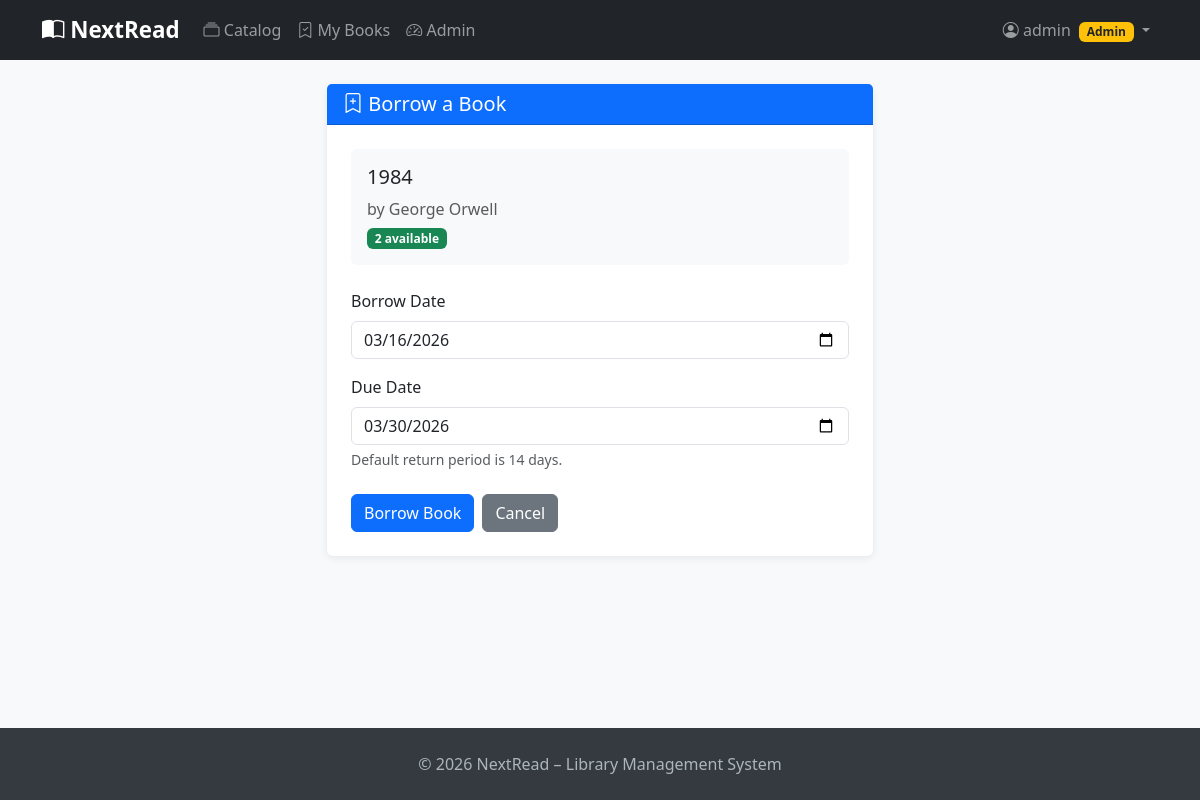
Screenshot of /borrowings/borrow/2 (signed in) with the database file from the repository.
### app/models.py (models this page shows, shortened)
class User(UserMixin, db.Model):
    __tablename__ = 'users'
    id = db.Column(db.Integer, primary_key=True)
    username = db.Column(db.String(80), unique=True, nullable=False, index=True)
    email = db.Column(db.String(120), unique=True, nullable=False, index=True)
    hashed_password = db.Column(db.String(256), nullable=False)
    full_name = db.Column(db.String(150))
    role = db.Column(db.String(20), default='user')  # 'admin' or 'user'
    is_active = db.Column(db.Boolean, default=True)
    created_at = db.Column(db.DateTime, default=datetime.utcnow)
    profile = db.relationship('UserProfile', back_populates='user',
                               uselist=False, cascade='all, delete-orphan')
    borrowings = db.relationship('Borrowing', back_populates='user',
                                  cascade='all, delete-orphan', lazy='dynamic')
    favorite_genres = db.relationship('Genre', secondary=user_favorite_genres,
                                       back_populates='fans')
    @property
    def is_admin(self):
        return self.role == 'admin'

class Book(db.Model):
    __tablename__ = 'books'
    id = db.Column(db.Integer, primary_key=True)
    title = db.Column(db.String(300), nullable=False, index=True)
    author = db.Column(db.String(200), nullable=False)
    isbn = db.Column(db.String(20), unique=True, index=True)
    published_year = db.Column(db.Integer)
    description = db.Column(db.Text)
    quantity = db.Column(db.Integer, default=1)
    available = db.Column(db.Integer, default=1)
    created_at = db.Column(db.DateTime, default=datetime.utcnow)
    borrowings = db.relationship('Borrowing', back_populates='book',
                                  cascade='all, delete-orphan', lazy='dynamic')
    genres = db.relationship('Genre', secondary=book_genres, back_populates='books')

### app/borrowings/routes.py (the view, shortened to what this page needs)
@borrowings.route('/borrow/<int:book_id>', methods=['GET', 'POST'])
@login_required
def borrow(book_id):
    book = Book.query.get_or_404(book_id)
    if book.available <= 0:
        flash('No copies available for this book.', 'warning')
        return redirect(url_for('books.detail', book_id=book_id))
    already = current_user.borrowings.filter_by(
        book_id=book_id, status='borrowed'
    ).first()
    if already:
        flash('You already have this book borrowed.', 'warning')
        return redirect(url_for('books.detail', book_id=book_id))
    form = BorrowForm()
    return render_template('borrowings/borrow.html', title='Borrow Book',
                           form=form, book=book)

### app/borrowings/forms.py
class BorrowForm(FlaskForm):
    borrow_date = DateField('Borrow Date', validators=[DataRequired()],
                             default=date.today)
    due_date = DateField('Due Date', validators=[DataRequired()],
                          default=lambda: date.today() + timedelta(days=14))
    submit = SubmitField('Borrow Book')

### app/models.py (called while the page is built)
@login_manager.user_loader
def load_user(user_id):
    return db.session.get(User, int(user_id))

### app/templates/borrowings/borrow.html (shortened to what this page needs)
{% extends 'base.html' %}
{% block content %}
<div class="row justify-content-center">
    <div class="col-md-6">
        <div class="card">
            <div class="card-header bg-primary text-white">
                <h5 class="mb-0"><i class="bi bi-bookmark-plus"></i> Borrow a Book</h5>
            </div>
            <div class="card-body p-4">
                <div class="mb-4 p-3 bg-light rounded">
                    <h5>{{ book.title }}</h5>
                    <p class="text-muted mb-1">by {{ book.author }}</p>
                    <span class="badge bg-success">{{ book.available }} available</span>
                </div>
                <form method="POST">
                    <div class="mb-3">
                        {{ form.borrow_date.label(class="form-label") }}
                        {{ form.borrow_date(class="form-control") }}
                    </div>
                    <div class="mb-4">
                        {{ form.due_date.label(class="form-label") }}
                        {{ form.due_date(class="form-control") }}
                        <div class="form-text">Default return period is 14 days.</div>
                    </div>
                    <div class="d-flex gap-2">
                        {{ form.submit(class="btn btn-primary") }}
                        <a href="{{ url_for('books.detail', book_id=book.id) }}"
                           class="btn btn-secondary">Cancel</a>
                    </div>
                </form>
            </div>
        </div>
    </div>
</div>
{% endblock %}

### app/templates/base.html (shortened to what this page needs)
<!DOCTYPE html>
<html lang="en">
<head>
    <link href="https://cdn.jsdelivr.net/npm/bootstrap@5.3.2/dist/css/bootstrap.min.css" rel="stylesheet">
    <link href="https://cdn.jsdelivr.net/npm/bootstrap-icons@1.11.3/font/bootstrap-icons.css" rel="stylesheet">
</head>
<body>
<nav class="navbar navbar-expand-lg navbar-dark bg-dark mb-4">
    <div class="container">
        <a class="navbar-brand" href="{{ url_for('main.index') }}">
            <i class="bi bi-book-half"></i> NextRead
        </a>
        <div class="collapse navbar-collapse" id="navbarNav">
            <ul class="navbar-nav me-auto">
                <li class="nav-item">
                    <a class="nav-link" href="{{ url_for('books.index') }}">
                        <i class="bi bi-collection"></i> Catalog
                    </a>
                </li>
                {% if current_user.is_authenticated %}
                <li class="nav-item">
                    <a class="nav-link" href="{{ url_for('borrowings.my_borrowings') }}">
                        <i class="bi bi-bookmark-check"></i> My Books
                    </a>
                </li>
                {% if current_user.is_admin %}
                <li class="nav-item">
                    <a class="nav-link" href="{{ url_for('admin.dashboard') }}">
                        <i class="bi bi-speedometer2"></i> Admin
                    </a>
                </li>
                {% endif %}
                {% endif %}
            </ul>
            <ul class="navbar-nav">
                {% if current_user.is_authenticated %}
                <li class="nav-item dropdown">
                    <a class="nav-link dropdown-toggle" href="#" data-bs-toggle="dropdown">
                        <i class="bi bi-person-circle"></i> {{ current_user.username }}
                        {% if current_user.is_admin %}
                        <span class="badge bg-warning text-dark ms-1">Admin</span>
                        {% endif %}
                    </a>
                </li>
                {% endif %}
            </ul>
        </div>
    </div>
</nav>
<main class="container mb-5">
    {% block content %}{% endblock %}
</main>
<footer class="py-4 mt-5">
    <div class="container text-center">
        <p class="mb-0">&copy; 2026 NextRead – Library Management System</p>
    </div>
</footer>
</body>
</html>

### app/templates/base.html (style rules this page uses)
body { background: #f8f9fa; display: flex; flex-direction: column; min-height: 100vh; }
main { flex: 1; }
.navbar-brand { font-weight: 700; font-size: 1.4rem; }
.card { border: none; box-shadow: 0 2px 8px rgba(0,0,0,.08); }
footer { background: #343a40; color: #adb5bd; }

### rows the page displays
User: username "admin"
Book: title "1984", author "George Orwell", available "2"
